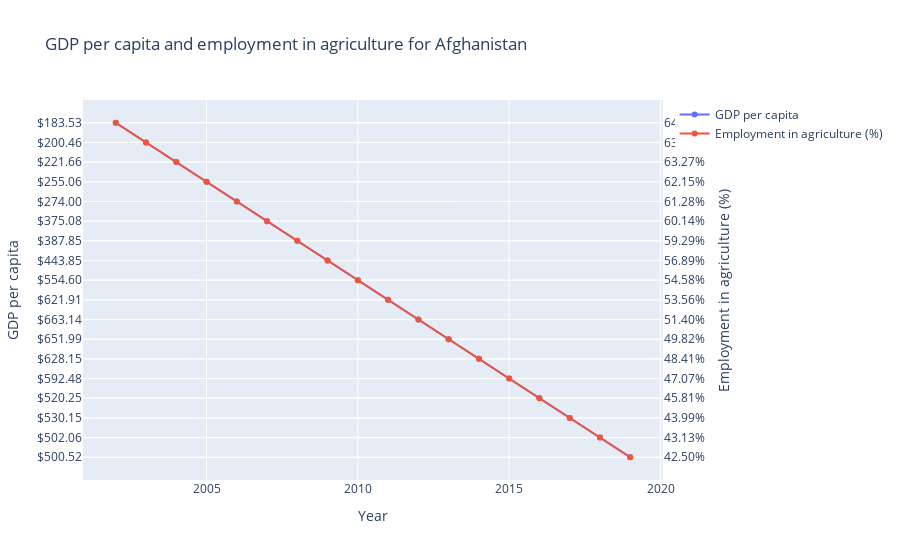

Notebook code cell kept with this figure:
### Markdown cell above
**Interactive plot** :

### Code cell
countries_list = data_frames_combined['country'].unique().tolist()

def plot_gdp_per_capita_and_agri_empl(country):
    # Filter the data for the selected country
    country_data = data_frames_combined[data_frames_combined['country'] == country]

    # Create the plot
    fig = go.Figure()

    # Add GDP per capita trace (left y-axis)
    fig.add_trace(go.Scatter(x=country_data['year'], y=country_data['GDP_per_capita'],
                             mode='lines+markers', name='GDP per capita'))

    # Add percentage of people working in agriculture trace (right y-axis)
    fig.add_trace(go.Scatter(x=country_data['year'], y=country_data['Empl_in_agri_in_%_of_all_empl'],
                             mode='lines+markers', name='Employment in agriculture (%)',
                             yaxis='y2'))

    # Set the plot title and axis labels
    fig.update_layout(
        title=f'GDP per capita and employment in agriculture for {country}',
        xaxis_title='Year',
        yaxis_title='GDP per capita',
        yaxis2=dict(
            title='Employment in agriculture (%)',
            overlaying='y',
            side='right'
        )
    )

    # Show the plot
    fig.show()

# Create a dropdown menu to select a country
interact(plot_gdp_per_capita_and_agri_empl, country=widgets.Dropdown(options=countries_list, value=countries_list[0], description='Country:'))

### Figure 1 — Plotly figure (JSON) as saved in the notebook; plotly's stock layout.template omitted (floating-point values rounded to 4 significant figures)
{"data": [{"mode": "lines+markers", "name": "GDP per capita", "type": "scatter", "x": [2019, 2018, 2017, 2016, 2015, 2014, 2013, 2012, 2011, 2010, 2009, 2008, 2007, 2006, 2005, 2004, 2003, 2002], "y": ["$500.52", "$502.06", "$530.15", "$520.25", "$592.48", "$628.15", "$651.99", "$663.14", "$621.91", "$554.60", "$443.85", "$387.85", "$375.08", "$274.00", "$255.06", "$221.66", "$200.46", "$183.53"]}, {"mode": "lines+markers", "name": "Employment in agriculture (%)", "type": "scatter", "x": [2019, 2018, 2017, 2016, 2015, 2014, 2013, 2012, 2011, 2010, 2009, 2008, 2007, 2006, 2005, 2004, 2003, 2002], "y": ["42.50%", "43.13%", "43.99%", "45.81%", "47.07%", "48.41%", "49.82%", "51.40%", "53.56%", "54.58%", "56.89%", "59.29%", "60.14%", "61.28%", "62.15%", "63.27%", "63.70%", "64.42%"], "yaxis": "y2"}], "layout": {"title": {"text": "GDP per capita and employment in agriculture for Afghanistan"}, "xaxis": {"title": {"text": "Year"}}, "yaxis": {"title": {"text": "GDP per capita"}}, "yaxis2": {"overlaying": "y", "side": "right", "title": {"text": "Employment in agriculture (%)"}}}}
